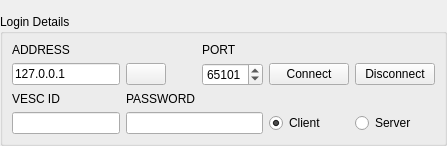
       <widget class="QWidget" name="tab_6">
        <attribute name="title">
         <string>TCP Hub</string>
        </attribute>
        <layout class="QVBoxLayout" name="verticalLayout_29">
         <property name="leftMargin">
          <number>0</number>
         </property>
         <property name="topMargin">
          <number>14</number>
         </property>
         <property name="rightMargin">
          <number>0</number>
         </property>
         <property name="bottomMargin">
          <number>0</number>
         </property>
         <property name="spacing">
          <number>16</number>
         </property>
         <item>
          <widget class="QGroupBox" name="groupBox_5">
           <property name="title">
            <string>Login Details</string>
           </property>
           <layout class="QGridLayout" name="gridLayout_28" columnstretch="1,0,0,0,0">
            <property name="verticalSpacing">
             <number>6</number>
            </property>
            <item row="0" column="0">
             <widget class="QLabel" name="label_9">
              <property name="text">
               <string>ADDRESS</string>
              </property>
              <property name="caption" stdset="0">
               <bool>true</bool>
              </property>
             </widget>
            </item>
            <item row="1" column="0">
             <widget class="QLineEdit" name="tcpHubServerEdit">
              <property name="text">
               <string>127.0.0.1</string>
              </property>
             </widget>
            </item>
            <item row="1" column="1">
             <widget class="QPushButton" name="hubDefaultButton">
              <property name="toolTip">
               <string>Restore default</string>
              </property>
              <property name="text">
               <string />
              </property>
              <property name="icon">
               <iconset resource="../res.qrc">
                <normaloff>:/res/icons/Restart-96.png</normaloff>:/res/icons/Restart-96.png</iconset>
              </property>
              <property name="sizePolicy">
               <sizepolicy hsizetype="Fixed" vsizetype="Fixed">
                <horstretch>0</horstretch>
                <verstretch>0</verstretch>
               </sizepolicy>
              </property>
             </widget>
            </item>
            <item row="1" column="2">
             <widget class="QSpinBox" name="tcpHubPortBox">
              <property name="maximum">
               <number>65535</number>
              </property>
              <property name="value">
               <number>65101</number>
              </property>
             </widget>
            </item>
            <item row="1" column="3">
             <widget class="QPushButton" name="tcpHubConnectButton">
              <property name="sizePolicy">
               <sizepolicy hsizetype="Fixed" vsizetype="Fixed">
                <horstretch>0</horstretch>
                <verstretch>0</verstretch>
               </sizepolicy>
              </property>
              <property name="toolTip">
               <string>Connect</string>
              </property>
              <property name="icon">
               <iconset resource="../res.qrc">
                <normaloff>:/res/icons/Connected-96.png</normaloff>:/res/icons/Connected-96.png</iconset>
              </property>
              <property name="text">
               <string>Connect</string>
              </property>
             </widget>
            </item>
            <item row="1" column="4">
             <widget class="QPushButton" name="tcpHubDisconnectButton">
              <property name="sizePolicy">
               <sizepolicy hsizetype="Fixed" vsizetype="Fixed">
                <horstretch>0</horstretch>
                <verstretch>0</verstretch>
               </sizepolicy>
              </property>
              <property name="toolTip">
               <string>Disconnect</string>
              </property>
              <property name="icon">
               <iconset resource="../res.qrc">
                <normaloff>:/res/icons/Disconnected-96.png</normaloff>:/res/icons/Disconnected-96.png</iconset>
              </property>
              <property name="text">
               <string>Disconnect</string>
              </property>
             </widget>
            </item>
            <item row="2" column="0">
             <widget class="QLabel" name="label_10">
              <property name="text">
               <string>VESC ID</string>
              </property>
              <property name="caption" stdset="0">
               <bool>true</bool>
              </property>
             </widget>
            </item>
            <item row="3" column="0">
             <widget class="QLineEdit" name="tcpHubVescIdLineEdit" />
            </item>
            <item row="3" column="1" colspan="2">
             <widget class="QLineEdit" name="tcpHubVescPasswordLineEdit" />
            </item>
            <item row="3" column="3">
             <widget class="QRadioButton" name="hubClientButton">
              <property name="text">
               <string>Client</string>
              </property>
              <property name="checked">
               <bool>true</bool>
              </property>
             </widget>
            </item>
            <item row="3" column="4">
             <widget class="QRadioButton" name="hubServerButton">
              <property name="text">
               <string>Server</string>
              </property>
             </widget>
            </item>
            <item row="0" column="2">
             <widget class="QLabel" name="tcpHubPortLabel">
              <property name="text">
               <string>PORT</string>
              </property>
              <property name="caption" stdset="0">
               <bool>true</bool>
              </property>
             </widget>
            </item>
            <item row="2" column="1">
             <widget class="QLabel" name="label_11">
              <property name="text">
               <string>PASSWORD</string>
              </property>
              <property name="caption" stdset="0">
               <bool>true</bool>
              </property>
             </widget>
            </item>
           </layout>
          </widget>
         </item>
         <item>
          <spacer name="spacer_30">
           <property name="orientation">
            <enum>Qt::Vertical</enum>
           </property>
           <property name="sizeHint" stdset="0">
            <size>
             <width>0</width>
             <height>0</height>
            </size>
           </property>
          </spacer>
         </item>
        </layout>
       </widget>
